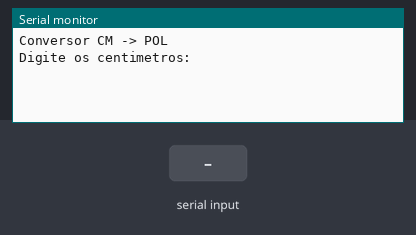
Bench run of a sketch on a simulated Arduino Uno, built with avr-gcc and run on an emulated ATmega328P. Parts: the last lines printed to the serial monitor. The test bench sets the inputs (shaded band).

Above: at 1.2 s.
1.3 s: "90,45\n" received over Serial
At 2.3 s:
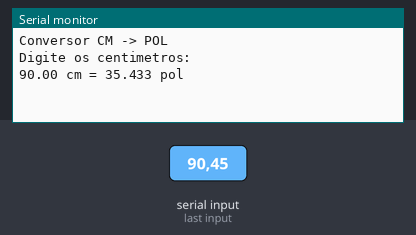
4.3 s: "30,150\n" received over Serial
At 5.5 s:
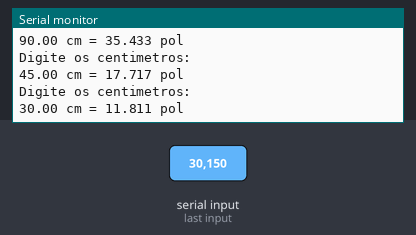
Timing chart, 0 to 7.3 s (numbered marks = the images above; inputs shaded):
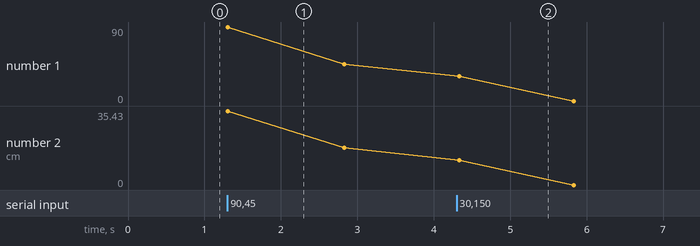

Measured:
- after the input at 1.3 s, the serial monitor: prints a new line at once (image 1)
- after the input at 4.3 s, the serial monitor: prints a new line at once (image 2)
- plotted number 1: 45 → 0 after the input at 4.3 s
- plotted number 2: 17.72 → 0 after the input at 4.3 s

The sketch:

convertor_de_polegadas1.ino
```cpp
const float CM_POR_POLEGADA = 2.54; // Define a constante de conversão

void setup() {
  Serial.begin(9600);
  Serial.println("Conversor CM -> POL");
}

void loop() {
  Serial.println("\nDigite os centimetros:");

  while (!Serial.available());
  float centimetros = Serial.parseFloat();
  while (Serial.available()) Serial.read();

  float polegadas = centimetros / CM_POR_POLEGADA;

  Serial.print(centimetros);
  Serial.print(" cm = ");
  Serial.print(polegadas, 3); // 3 casas decimais
  Serial.println(" pol");

  delay(1500);
}
```
